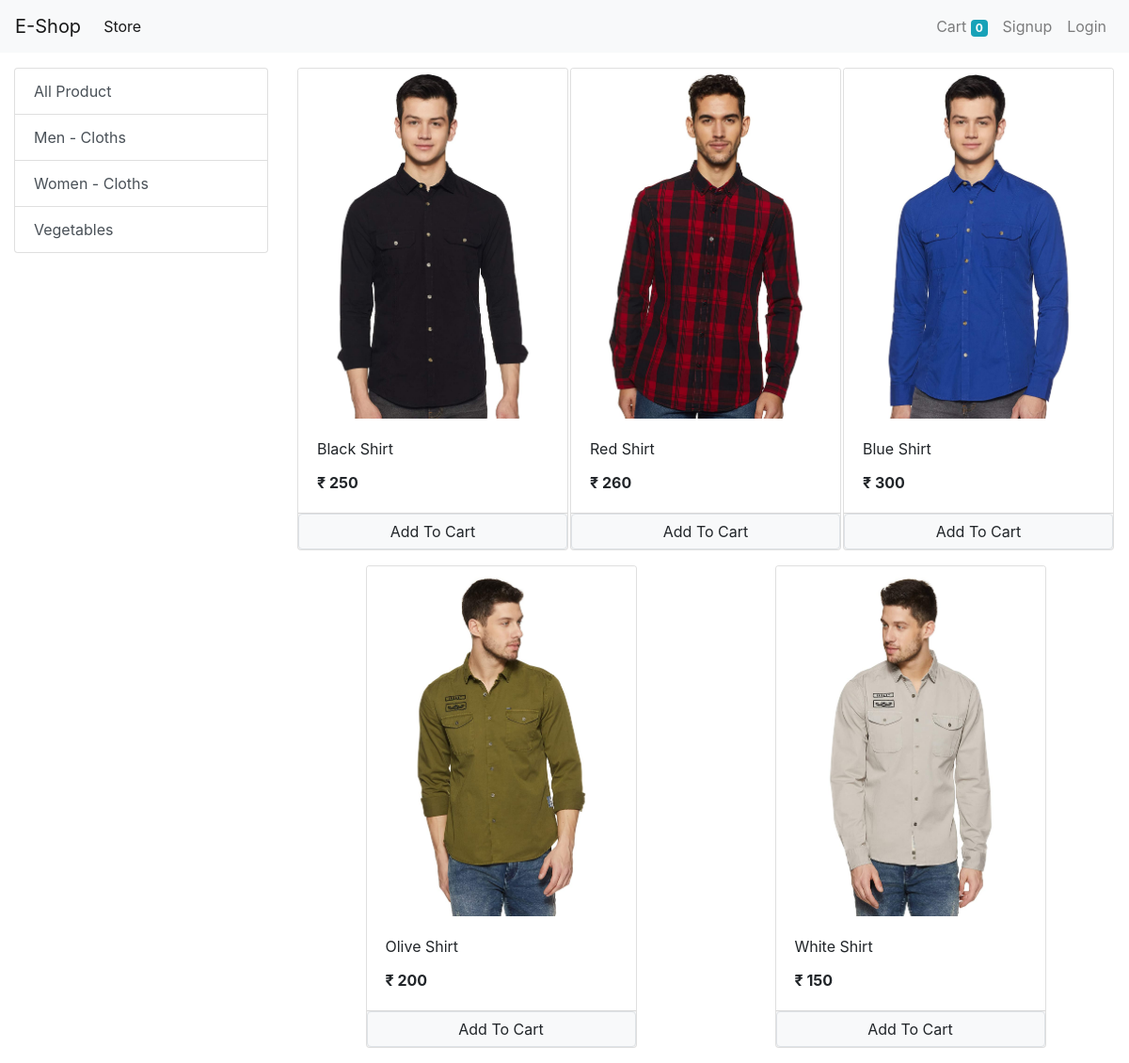
/?category=1, run on the app's committed database.
### store/models/category.py (models this page shows, shortened)
class Category(models.Model):
    name=models.CharField(max_length=20)
    @staticmethod
    def get_all_categories():
        return Category.objects.all()

### store/models/product.py (models this page shows, shortened)
class Product(models.Model):
    name=models.CharField(max_length=50)
    price=models.IntegerField(default=0)
    category=models.ForeignKey(Category,on_delete=models.CASCADE)
    descriptions=models.CharField(max_length=200)
    image=models.ImageField(upload_to='upload/product')
    @staticmethod
    def get_all_products_by_categoryid(category_id):
        if category_id:
            return Product.objects.filter(category=category_id)
        else:
            return Product.get_all_products()

### store/views/home.py (the view, shortened to what this page needs)
# urls.py: path('',Index.as_view(),name='homepage'),
class Index(View):
    def get(self,request):
        products=None
        categories=Category.get_all_categories()
        categoryID=request.GET.get('category')
        if categoryID:
            products=Product.get_all_products_by_categoryid(categoryID)
        else:
            products=Product.get_all_products()
        data={}
        data['products']=products
        data['categories']=categories
        print('Your are :',request.session.get('email'))
        return render(request,'index.html',data)

### store/templatetags/custom_filter.py (called while the page is built)
@register.filter(name='currency')
def currency(number):
    return "₹ "+str(number)

### store/templates/index.html (shortened to what this page needs)
{% extends "base.html" %}
{% block content %}
{% load cart %}
{% load custom_filter %}
<div class="container-fluid mt-3">
    <div class="row">
<div class="col-lg-3 mx-auto">
<div class="list-group">
    <a href="/" class="list-group-item list-group-item-action ">All Product</a>
    {% for category in categories %}
    <a href="/?category={{category.id}}"
          class="list-group-item list-group-item-action ">{{category.name}}</a>
    {% endfor %}
</div>
</div>
<div id="products" class="col-lg-9 mx-auto">
            <div class="row mx-auto ">
                {% for product in products %}
                <div class="card mx-auto mb-3" id="{{product.id}}" style="width: 18rem;">
                    <img class="card-img-top" src="{{product.image.url}}" alt="Card image cap">
                    <div class="card-body">
                        <p class="card-title">{{product.name}}</p>
                        <p class="card-text"><b>{{product.price|currency}}</b></p>
                    </div>
                    <div class="card-footer p-0 ">
                        {% if product|is_in_cart:request.session.cart %}
                        <div class="row no-gutters">
                            <form action="/#{{product.id}}" class="col-2" method="post">
                                {% csrf_token %}
                                <input hidden type="text" name="product" value="{{product.id}}">
                                <input hidden type="text" name="remove" value="True">
                                <input type="submit" value="-" class="btn btn-block btn-secondary">
                            </form>
                            <div class="text-center col">{{product|cart_quantity:request.session.cart}} in Cart</div>
                            <form action="/#{{product.id}}" class="col-2" method="post">
                                {% csrf_token %}
                                <input hidden type="text" name="product" value="{{product.id}}">
                                <input type="submit" value="+" class="btn btn-block btn-secondary">
                            </form>
                        </div>
                        {% else %}
                        <form action="/#{{product.id}}" method="POST" class="btn-block">
                            <input type="submit" class="float-right btn btn-light border form-control" value='Add To Cart'>
                        </form>
                        {% endif %}
                    </div>
                </div>
                {% endfor %}
            </div>
        </div>
    </div>
</div>
{% endblock %}

### data on the page
Category: name "Men - Cloths"
Category: name "Women - Cloths"
Category: name "Vegetables"
Product: {{ product.id }} 1 (drawn), image (picture), name "Black Shirt", price "₹ 250"
Product: image (picture), name "Red Shirt", price "₹ 260"
Product: image (picture), name "Blue Shirt", price "₹ 300"
Product: image (picture), name "Olive Shirt", price "₹ 200"
Product: image (picture), name "White Shirt", price "₹ 150"

### other printed values
{{ request.session.cart.keys|length }} "0"
